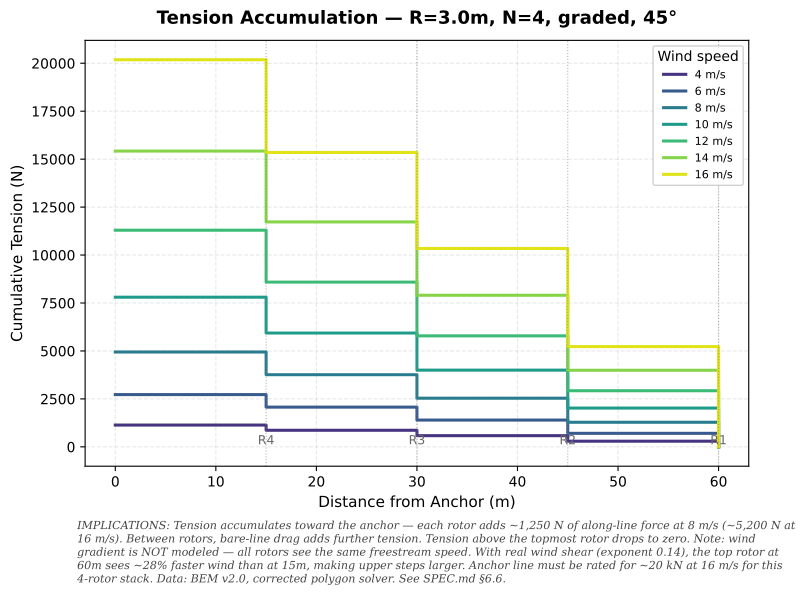

This chart was generated by the following Python code:
#!/usr/bin/env python3
"""bem-legacy-tension-accum: Tension accumulation along the polygon line.

Computes tension profile data via Julia (compute_tension_profile.jl),
then plots multi-line chart: tension vs distance from anchor for multiple
wind speeds.
"""
import csv, subprocess, sys
import matplotlib
matplotlib.use("Agg")
import matplotlib.pyplot as plt
import numpy as np

# ── Generate data via Julia ────────────────────────────────────────────────
print("Computing tension profiles (Julia)...")
result = subprocess.run(
    ["julia", "--project=../..", "compute_tension_profile.jl"],
    capture_output=True, text=True, cwd="."
)
if result.returncode != 0:
    print("ERROR:", result.stderr)
    sys.exit(1)
print(result.stdout.strip())

# ── Load ───────────────────────────────────────────────────────────────────
profiles = {}
with open("tension_profile.csv") as f:
    for row in csv.DictReader(f):
        v = float(row["wind_speed"])
        d = float(row["distance_from_anchor"])
        t = float(row["tension"])
        profiles.setdefault(v, []).append((d, t))

for v in profiles:
    profiles[v].sort(key=lambda x: x[0])

# ── Plot ───────────────────────────────────────────────────────────────────
fig, ax = plt.subplots(figsize=(8, 6))
fig.patch.set_facecolor("white")
ax.set_facecolor("white")

wind_speeds = sorted(profiles.keys())
colors = plt.cm.viridis(np.linspace(0.15, 0.95, len(wind_speeds)))

best_n = 4
total_len = best_n * 15.0

for v, c in zip(wind_speeds, colors):
    ds = [p[0] for p in profiles[v]]
    ts = [p[1] for p in profiles[v]]
    ax.step(ds, ts, where="post", color=c, linewidth=2.2,
            label=f"{int(v)} m/s")

# Rotor position markers — topmost (R1) at 60m, lowest (R4) at 15m above anchor
for i in range(1, best_n + 1):
    d = total_len - (i - 1) * 15.0  # R1 at 60m, R2 at 45m, R3 at 30m, R4 at 15m
    ax.axvline(x=d, color="gray", linestyle=":", linewidth=0.8, alpha=0.6)
    label_y = ax.get_ylim()[0] * 0.02
    ax.text(d, label_y, f"R{i}",
            ha="center", va="bottom", fontsize=9, color="#666666")

ax.set_xlabel("Distance from Anchor (m)", fontsize=11)
ax.set_ylabel("Cumulative Tension (N)", fontsize=11)
ax.set_title("Tension Accumulation — R=3.0m, N=4, graded, 45°",
             fontsize=13, fontweight="bold", pad=12)
ax.legend(title="Wind speed", fontsize=8, framealpha=0.9, edgecolor="#cccccc")
ax.grid(True, alpha=0.3, linestyle="--")

# ── Implications caption ───────────────────────────────────────────────────
caption = (
    "IMPLICATIONS: Tension accumulates toward the anchor — each rotor "
    "adds ~1,250 N of along-line force at 8 m/s (~5,200 N at 16 m/s). "
    "Between rotors, bare-line drag adds further tension. Tension above "
    "the topmost rotor drops to zero. Note: wind gradient is NOT modeled — "
    "all rotors see the same freestream speed. With real wind shear "
    "(exponent 0.14), the top rotor at 60m sees ~28% faster wind than at "
    "15m, making upper steps larger. Anchor line must be rated for ~20 kN "
    "at 16 m/s for this 4-rotor stack. Data: BEM v2.0, corrected polygon "
    "solver. See SPEC.md §6.6."
)
caption_text = fig.text(0.10, 0.02, caption, fontsize=8, color="#444444",
                         ha="left", va="bottom", style="italic", family="serif",
                         wrap=True)

plt.subplots_adjust(left=0.11, right=0.94, top=0.93, bottom=0.22)
fig.savefig("bem-legacy-tension-accum.png", dpi=300,
            facecolor="white", edgecolor="none",
            bbox_extra_artists=[caption_text], bbox_inches="tight")
fig.savefig("bem-legacy-tension-accum.pdf",
            facecolor="white", edgecolor="none",
            bbox_extra_artists=[caption_text], bbox_inches="tight")
plt.close()

print("bem-legacy-tension-accum.png + .pdf generated")
